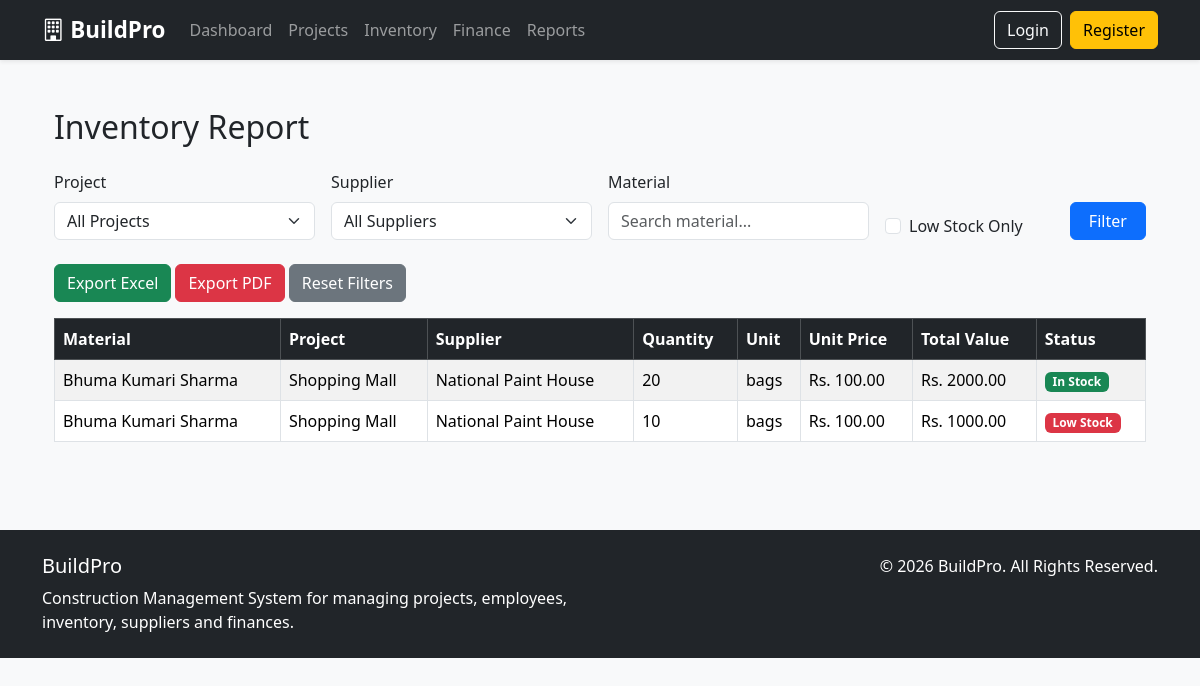
Screenshot of /reports/inventory/ with the database file from the repository.
### inventory/models.py (models this page shows, shortened)
class InventoryItem(models.Model):
    name = models.CharField(max_length=200)
    supplier = models.ForeignKey(Supplier, on_delete=models.SET_NULL, null=True, related_name='items')
    quantity = models.PositiveIntegerField(default=0)
    unit = models.CharField(max_length=50, help_text="e.g., bags, tons, units")
    unit_price = models.DecimalField(max_digits=12, decimal_places=2)
    project = models.ForeignKey(Project,on_delete=models.CASCADE,related_name="inventory_items",null=True,blank=True)
    low_stock_threshold = models.PositiveIntegerField(default=10)
    created_at = models.DateTimeField(auto_now_add=True)
    updated_at = models.DateTimeField(auto_now=True)
    @property
    def total_value(self):
     return self.quantity * self.unit_price
    @property
    def is_low_stock(self):
        return self.quantity <= self.low_stock_threshold

class Supplier(models.Model):
    name = models.CharField(max_length=200)
    contact_person = models.CharField(max_length=100, blank=True)
    email = models.EmailField(blank=True)
    phone = models.CharField(max_length=20)

### projects/models.py (models this page shows, shortened)
class Project(models.Model):
    STATUS_CHOICES = [
        ('PLANNING', 'Planning'),
        ('IN_PROGRESS', 'In Progress'),
        ('ON_HOLD', 'On Hold'),
        ('COMPLETED', 'Completed'),
    ]
    name = models.CharField(max_length=200)
    description = models.TextField(blank=True)
    location = models.CharField(max_length=255)
    manager = models.ForeignKey(User, on_delete=models.SET_NULL, null=True, related_name='managed_projects')
    status = models.CharField(max_length=20, choices=STATUS_CHOICES, default='PLANNING')
    start_date = models.DateField()
    end_date = models.DateField(null=True, blank=True)
    created_at = models.DateTimeField(auto_now_add=True)
    created_by = models.ForeignKey(User, on_delete=models.SET_NULL, null=True, related_name='created_projects')
    project_code = models.CharField(max_length=20,unique=True,default="Pending Code")
    client = models.CharField(max_length=200, null=True, blank=True,default="Pending Client")
    budget = models.DecimalField(max_digits=12, decimal_places=2, default=0)
    updated_at = models.DateTimeField(auto_now=True)

### reports/views.py (the view)
# urls.py: path('inventory/', views.inventory_report, name='inventory_report'),
def inventory_report(request):
    inventory = InventoryItem.objects.select_related('supplier', 'project')
    project = request.GET.get('project')
    supplier = request.GET.get('supplier')
    search = request.GET.get('search')
    low_stock = request.GET.get('low_stock')
    if project:
        inventory = inventory.filter(project_id=project)
    if supplier:
        inventory = inventory.filter(supplier_id=supplier)
    if search:
        inventory = inventory.filter(name__icontains=search)
    if low_stock:
        inventory = inventory.filter(
            quantity__lte=models.F('low_stock_threshold')
        )
    context = { 'inventory': inventory, 'projects': Project.objects.all(),'suppliers': Supplier.objects.all(),}
    return render(request, 'reports/inventory_report.html', context)

### reports/templates/reports/inventory_report.html (shortened to what this page needs)
{% extends 'base.html' %}
{% block content %}
<div class="container mt-4">
    <h2 class="mb-4">
        Inventory Report
    </h2>
                      <form method="GET" class="row g-3 mb-4">
    <div class="col-md-3">
        <label class="form-label">Project</label>
        <select name="project" class="form-select">
            <option value="">All Projects</option>
        </select>
    </div>
    <div class="col-md-3">
        <label class="form-label">Supplier</label>
        <select name="supplier" class="form-select">
            <option value="">All Suppliers</option>
        </select>
    </div>
    <div class="col-md-3">
        <label class="form-label">Material</label>
        <input
            type="text"
            name="search"
            class="form-control"
            placeholder="Search material..."
            value="{{ request.GET.search }}"
        >
    </div>
    <div class="col-md-2 d-flex align-items-end">
        <div class="form-check">
            <input
                class="form-check-input"
                type="checkbox"
                name="low_stock"
                value="1"
            >
            <label class="form-check-label">
                Low Stock Only
            </label>
        </div>
    </div>
    <div class="col-md-1 d-flex align-items-end">
        <button type="submit" class="btn btn-primary w-100">
            Filter
        </button>
    </div>
</form>
 <div class="mb-3">
    <a href="{% url 'reports:export_inventory_excel' %}?{{ request.GET.urlencode }}"
       class="btn btn-success">
        Export Excel
    </a>
    <a href="{% url 'reports:export_inventory_pdf' %}?{{ request.GET.urlencode }}"
       class="btn btn-danger">
        Export PDF
    </a>
    <a href="{% url 'reports:inventory_report' %}"
       class="btn btn-secondary">
        Reset Filters
    </a>
</div>
    <table class="table table-bordered table-striped">
        <thead class="table-dark">
        <tr>
            <th>Material</th>
            <th>Project</th>
            <th>Supplier</th>
            <th>Quantity</th>
            <th>Unit</th>
            <th>Unit Price</th>
            <th>Total Value</th>
            <th>Status</th>
        </tr>
        </thead>
        <tbody>
        {% for item in inventory %}
        <tr>
            <td>{{ item.name }}</td>
            <td>
                {% if item.project %}
                    {{ item.project.name }}
                {% else %}
                    -
                {% endif %}
            </td>
            <td>{{ item.supplier.name }}</td>
            <td>{{ item.quantity }}</td>
            <td>{{ item.unit }}</td>
            <td>Rs. {{ item.unit_price }}</td>
            <td>Rs. {{ item.total_value }}</td>
            <td>
                {% if item.is_low_stock %}
                    <span class="badge bg-danger">
                        Low Stock
                    </span>
                {% else %}
                    <span class="badge bg-success">
                        In Stock
                    </span>
                {% endif %}
            </td>
        </tr>
        {% empty %}
        <tr>
            <td colspan="8" class="text-center">
                No inventory items found.
            </td>
        </tr>
        {% endfor %}
        </tbody>
    </table>
</div>
{% endblock %}

### static/css/styles.css (style rules this page uses)
body { font-family: "Segoe UI", sans-serif; }

### rows the page displays
InventoryItem: name "Bhuma Kumari Sharma", project.name "Shopping Mall", supplier.name "National Paint House", quantity "20", unit "bags", unit_price "100.00", total_value "2000.00", low_stock_threshold "In Stock"
InventoryItem: name "Bhuma Kumari Sharma", project.name "Shopping Mall", supplier.name "National Paint House", quantity "10", unit "bags", unit_price "100.00", total_value "1000.00", low_stock_threshold "Low Stock"
